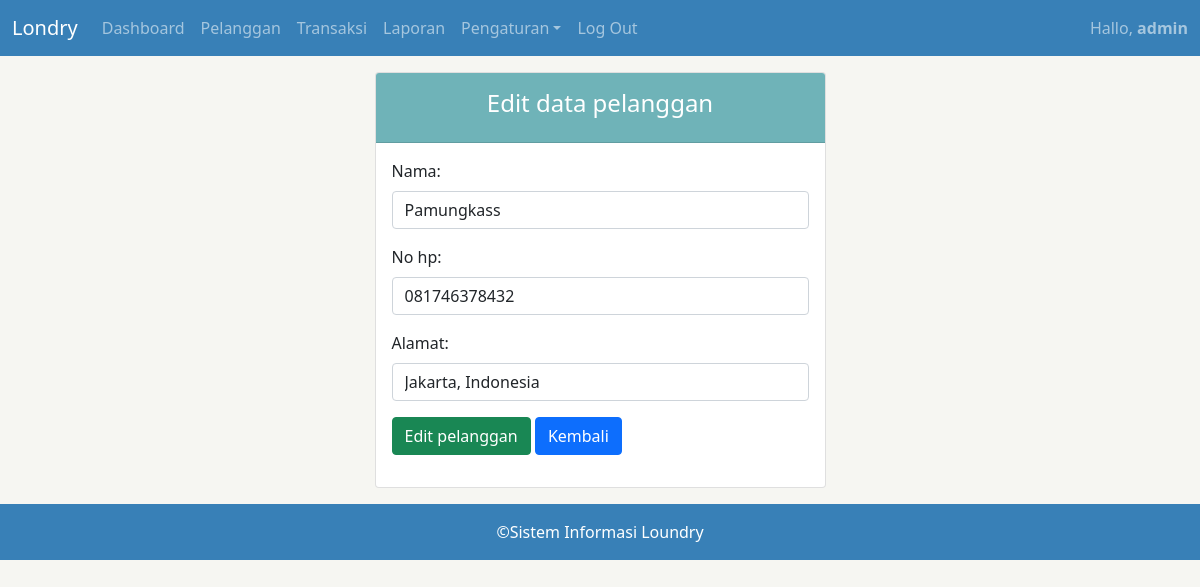
The app's page /admin/edit.php?id=1 (signed in) with its own data.
### tables this page shows
CREATE TABLE `pelanggan` (
  `pelanggan_id` int(11) NOT NULL,
  `pelanggan_nama` varchar(100) NOT NULL,
  `pelanggan_hp` varchar(100) NOT NULL,
  `pelanggan_alamat` varchar(100) NOT NULL
);

### function/functions.php (called while the page is built, shortened)
<?php
$conn = mysqli_connect("localhost", "root", "", "laundry");
function query($query) {
  global $conn;
  $result = mysqli_query($conn, $query);
  $rows = [];
  while( $row = mysqli_fetch_assoc($result) ) {
    $rows[] = $row;
  }
  return $rows;
}

### admin/edit.php (the view, shortened to what this page needs)
<?php include 'layouts/header.php';
$id = $_GET["id"];
$p = query("SELECT * FROM pelanggan WHERE pelanggan_id = $id");
?>
<div class="container">
  <div class="row justify-content-center">
    <div class="col-md-5">
      <div class="card mt-3 mb-3">
        <div class="card-header text-center p-3 text-white" style="background-color: #6fb3b8;">
          <h4>Edit data pelanggan</h4>
        </div>
        <div class="card-body">
          <form action="" method="post">
            <div class="mb-3">
              <label for="nama" class="form-label">Nama:</label>
              <input type="text" name="pelanggan_nama" value="<?= $p[0]["pelanggan_nama"]; ?>" class="form-control" id="nama" autocomplete="off" placeholder="Nama ..">
            </div>
            <div class="mb-3">
              <label for="nohp" class="form-label">No hp:</label>
              <input type="text" class="form-control" name="pelanggan_hp" value="<?= $p[0]["pelanggan_hp"]; ?>" id="nohp" autocomplete="off" placeholder="No Hp ..">
            </div>
            <div class="mb-3">
              <label for="alamat" class="form-label">Alamat:</label>
              <input type="text" class="form-control" name="pelanggan_alamat" value="<?= $p[0]["pelanggan_alamat"] ?>" id="alamat" autocomplete="off" placeholder="Alamat ..">
            </div>
            <div class="mb-3 justify-content-be">
              <button type="submit" class="btn btn-success" name="edit">Edit pelanggan</button>
              <a href="pelanggan.php" class="btn btn-primary">Kembali</a>
            </div>
          </form>
        </div>
      </div>
    </div>
  </div>
</div>
<?php include 'layouts/footer.php'; ?>

### public/css/style.css (style rules this page uses)
body { background-color: #f6f6f2; }

### records on screen
pelanggan: pelanggan_nama "Pamungkass", pelanggan_hp "081746378432", pelanggan_alamat "Jakarta, Indonesia"

### other values on screen
$_SESSION["username"] "admin"
